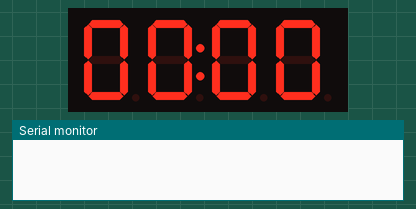
This sketch was run on a simulated Arduino Uno, built with avr-gcc and run on an emulated ATmega328P. On the bench: 4-digit seven-segment display, the last lines printed to the serial monitor.

Above: at 0.1 s.
At 5.2 s:
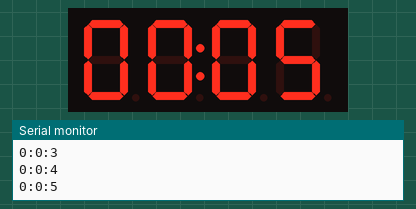
At 10.3 s:
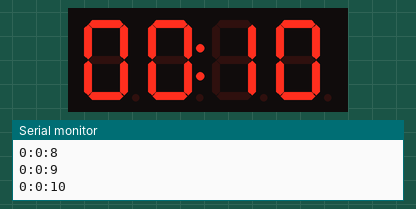
At 19.5 s:
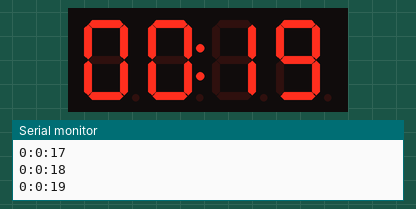
At 28.8 s:
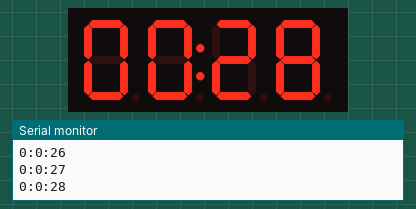
At 39.0 s:
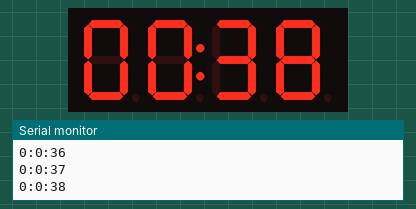

The sketch:

4DightDisplay.ino
```cpp
#include <TM1637.h>
int CLK = 2; //pin CLK
int DIO = 3; //pin DIO
TM1637 tm(CLK, DIO);

int a;
int b;
int c;
int y;
unsigned long t;

void setup() {
  tm.init();
  tm.set(2); //set brightness 0-7
  Serial.begin(9600);
}

void loop() {
  /*
    //example 12:ab
    //tm.display(position, character);

    tm.display(0,1);
    tm.display(1,2);
    tm.point(1);
    tm.display(2,10);
    tm.display(3,11); //10-15
  */
  serialTime();
  seconds();
  tm.point(1);
  minute();
}

void serialTime() {
  if (millis() - t >= 1000) { //секунды
    t = millis();
    a++;
  }

  if (a == 60) { //минуты
    b++;
    a = 0;
  }
  if (b == 60) { //часы
    c++;
    b = 0;
  }

  if (c == 24) { //часы
    c = 0;
  }
  if (a > y) {
    Serial.print(c);
    Serial.print(":");
    Serial.print(b);
    Serial.print(":");
    Serial.println(a);
    y = a;
  }
}

void minute() {
  int n = b / 10;
  int v = n * 10;
  tm.display(0, n);
  delay(1);
  tm.display(1, b - v);
  delay(1);
}

void seconds() {
  int n = a / 10;
  int v = n * 10;
  tm.display(2, n);
  delay(1);
  tm.display(3, a - v);
  delay(1);
}
```

Measured:
- what the display in image 0 shows lasts 1.0 s, from 0.0 s to 1.0 s
